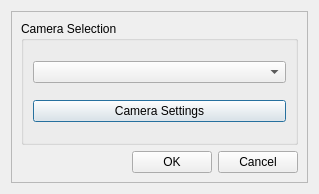
<?xml version="1.0" encoding="UTF-8"?>
<ui version="4.0">
 <class>X2Camera</class>
 <widget class="QDialog" name="X2Camera">
  <property name="geometry">
   <rect>
    <x>0</x>
    <y>0</y>
    <width>319</width>
    <height>194</height>
   </rect>
  </property>
  <property name="windowTitle">
   <string>PlayerOne Camera</string>
  </property>
  <layout class="QVBoxLayout" name="verticalLayout_6">
   <item>
    <widget class="X2Form" name="X2Form">
     <property name="frameShape">
      <enum>QFrame::StyledPanel</enum>
     </property>
     <property name="frameShadow">
      <enum>QFrame::Raised</enum>
     </property>
     <layout class="QGridLayout" name="gridLayout_2">
      <item row="0" column="0" colspan="3">
       <widget class="QGroupBox" name="groupBox">
        <property name="title">
         <string>Camera Selection</string>
        </property>
        <layout class="QVBoxLayout" name="verticalLayout">
         <item>
          <widget class="QComboBox" name="comboBox"/>
         </item>
         <item>
          <widget class="QPushButton" name="pushButton">
           <property name="text">
            <string>Camera Settings</string>
           </property>
          </widget>
         </item>
        </layout>
       </widget>
      </item>
      <item row="2" column="0" colspan="3">
       <layout class="QHBoxLayout" name="horizontalLayout_3">
        <item>
         <spacer name="horizontalSpacer">
          <property name="orientation">
           <enum>Qt::Horizontal</enum>
          </property>
          <property name="sizeHint" stdset="0">
           <size>
            <width>40</width>
            <height>20</height>
           </size>
          </property>
         </spacer>
        </item>
        <item>
         <widget class="QPushButton" name="pushButtonOK">
          <property name="text">
           <string>OK</string>
          </property>
         </widget>
        </item>
        <item>
         <widget class="QPushButton" name="pushButtonCancel">
          <property name="text">
           <string>Cancel</string>
          </property>
         </widget>
        </item>
       </layout>
      </item>
     </layout>
    </widget>
   </item>
  </layout>
 </widget>
 <customwidgets>
  <customwidget>
   <class>X2Form</class>
   <extends>QFrame</extends>
   <header>x2form.h</header>
   <container>1</container>
  </customwidget>
 </customwidgets>
 <resources/>
 <connections/>
</ui>
